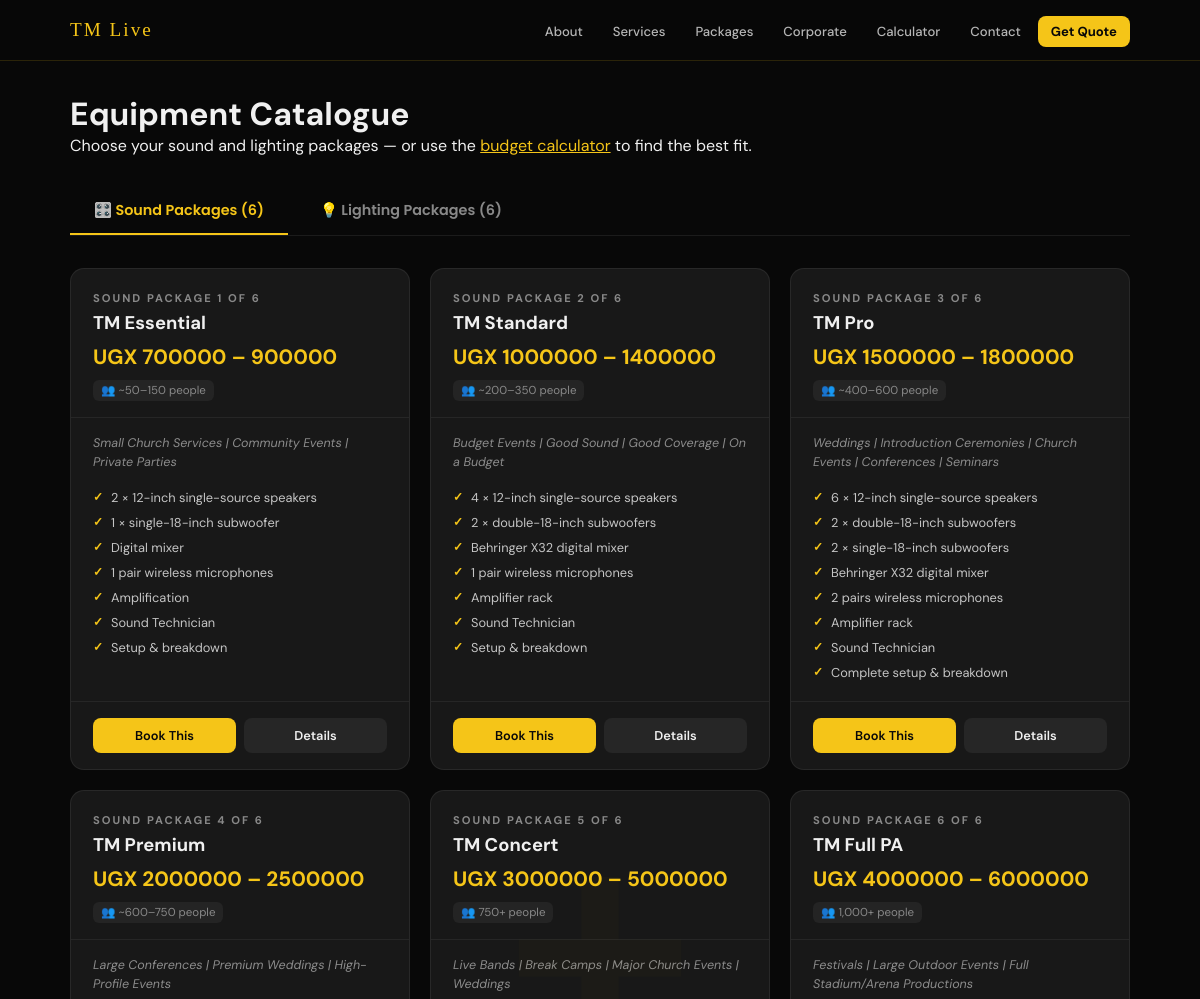
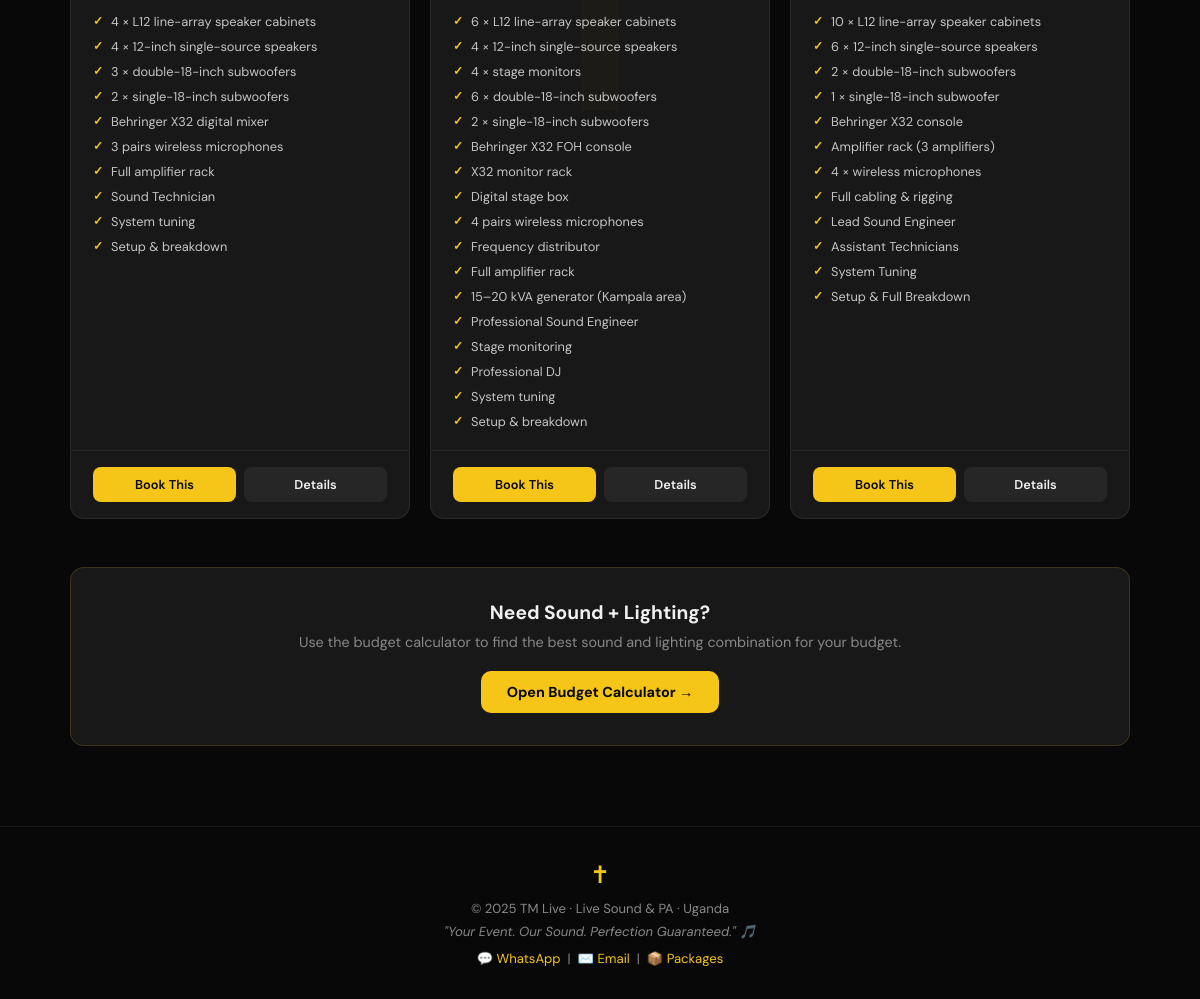
/catalogue/, run on the app's committed database (2 pictures, top to bottom).
### catalogue/models.py (models this page shows, shortened)
class SiteSettings(models.Model):
    site_name     = models.CharField(max_length=100, default="TM Live")
    tagline       = models.CharField(max_length=200, default="Your Event. Our Sound. Perfection Guaranteed.")
    logo          = models.ImageField(upload_to=logo_upload_path, blank=True, null=True,
                                      help_text="Logo shown in the hero circle")
    hero_image    = models.ImageField(upload_to=hero_upload_path, blank=True, null=True,
                                      help_text="Background image for the hero section (optional)")
    hero_line1    = models.CharField(max_length=60, default="YOUR EVENT",
                                     help_text="First cycling headline line")
    hero_line2    = models.CharField(max_length=60, default="OUR SOUND",
                                     help_text="Second cycling headline line")
    hero_line3    = models.CharField(max_length=60, default="PERFECTION",
                                     help_text="Third cycling headline line")
    hero_line4    = models.CharField(max_length=60, default="GUARANTEED",
                                     help_text="Fourth cycling headline line")
    hero_verse    = models.CharField(max_length=300,
                                     default="Professional Sound. Honouring Your Faith. Glorifying Christ.",
                                     help_text="Small italic text above the headline")
    phone_calls   = models.CharField(max_length=30, default="+256704995334",
                                     help_text="Primary phone (calls)")
    phone_wa1     = models.CharField(max_length=30, default="+256777523280",
                                     help_text="WhatsApp number 1")
    phone_wa2     = models.CharField(max_length=30, default="+256750329798",
                                     help_text="WhatsApp number 2 (leave blank to hide)")
    email         = models.EmailField(default="tmlive256@gmail.com")
    location      = models.CharField(max_length=100, default="Uganda")
    vision_title  = models.CharField(max_length=200,
                                     default="Professional Sound. Honouring Your Faith. Glorifying Christ.")
    vision_body   = models.TextField(
        default=(
            "TM Live is a Trusted PA System and Live Sound Provider Company committed to delivering "
            "exceptional audio experiences with Professionalism, Integrity, and Excellence. Whether "
            "you're hosting a celebration, a corporate gathering, a church event, or a community "
            "function, we provide reliable sound solutions tailored to your event's needs.\n\n"
            "Our foundation is rooted in Christian values, guiding us to serve every client with "
            "honesty, respect, and a commitment to excellence. Honouring both your Faith and Christ.\n\n"
            "We believe every event deserves sound that is clear, engaging, and memorable. 🎶"
        ),
        help_text="Supports line breaks. Use **bold** for emphasis."
    )
    hero_btn1_label = models.CharField(max_length=60, default="📞 Book Us Now",
                                       help_text="Label for the primary hero button")
    hero_btn2_label = models.CharField(max_length=60, default="💬 WhatsApp",
                                       help_text="Label for the secondary hero button")
    contact_section_title = models.CharField(max_length=100, default="Contact Us 🙏",
                                             help_text="Heading above the contact form on the home page")
    contact_section_eyebrow = models.CharField(max_length=80, default="Get In Touch",
                                               help_text="Small label above the contact form heading")
    contact_name_placeholder   = models.CharField(max_length=100, default="e.g. John Mukasa")
    contact_phone_placeholder  = models.CharField(max_length=100, default="e.g. +256 700 000 000")
    contact_msg_placeholder    = models.TextField(
        default="Tell us about your event — location, expected guests, any special requirements...",
        help_text="Placeholder text inside the message box")
    contact_event_types        = models.TextField(
        default=(
            "Worship Session\nChurch / Fellowship\nBreak Camp / Retreat\nWedding\n"
            "Introduction Ceremony\nCorporate Event\nConference / Seminar\nSchool Event\n"
            "Community Gathering\nPrivate Celebration\nLive Band Event\nOutdoor Gathering\n"
            "Graduation Party\nBirthday Party\nOther"
        ),
        help_text="One event type per line — these appear in the event type dropdown")
    contact_btn_wa    = models.CharField(max_length=80, default="💬 Send via WhatsApp")
    contact_btn_email = models.CharField(max_length=80, default="✉️ Send via Email")
    website_url     = models.URLField(default="https://tmliveug.netlify.app/", blank=True,
                                      help_text="Your public website URL (used in QR code and vCard)")
    facebook_url    = models.URLField(blank=True, help_text="Facebook page URL")
    instagram_url   = models.URLField(blank=True, help_text="Instagram profile URL")
    tiktok_url      = models.URLField(blank=True, help_text="TikTok profile URL")
    about_hero_title = models.CharField(max_length=200,
        default="Professional Sound. Honouring Your Faith. Glorifying Christ.",
        help_text="Main heading on the About page.")
    about_intro = models.TextField(
        default=(
            "At TM Live, we deliver professional sound solutions with excellence, integrity, and "
            "unwavering attention to detail. Whether serving churches, weddings, conferences, or "
            "corporate events, we carry the responsibility for the sound so you can be fully present "
            "for the moments that matter — your message, your guests, and your purpose."
        ),
        blank=True, help_text="Intro paragraph on the About page.")
    about_story = models.TextField(
        default=(
            "TM Live doubles as both a PA system service and live sound provider. Our band performs "
            "both corporate and wedding music, raising the bar for Christian music with quality. "
            "With a deep-seated passion for music perfection, TM Live is a Christian themed live "
            "sound and PA company — delivering that vibe that Christian music gives by honouring "
            "both your faith and Christ."
        ),
        blank=True, help_text="'Our Story' section on the About page.")
    about_value1_title = models.CharField(max_length=80, default="Faith-Rooted", blank=True)
    about_value1_text  = models.CharField(max_length=200,
        default="Everything we do is grounded in Christian values and a heart to serve.", blank=True)
    about_value2_title = models.CharField(max_length=80, default="Excellence", blank=True)
    about_value2_text  = models.CharField(max_length=200,
        default="We hold every event to the highest standard of audio quality and professionalism.", blank=True)
    about_value3_title = models.CharField(max_length=80, default="Integrity", blank=True)
    about_value3_text  = models.CharField(max_length=200,
        default="Honest pricing, reliable service, no surprises.", blank=True)
    services_page_title   = models.CharField(max_length=120, default="Professional Sound Services",
                                             help_text="Heading on the Services page")
    services_page_subtitle = models.CharField(max_length=200,
        default="From intimate gatherings to full concert productions — we've got you covered.",
        blank=True, help_text="Subtitle below the Services page heading")
    services_gallery_title = models.CharField(max_length=120, default="Events We've Powered",
                                              blank=True, help_text="Gallery section heading on Services page")
    footer_note   = models.CharField(max_length=300,
                                     default="© 2025 TM Live · Live Sound & PA · Uganda",
                                     blank=True)
    class Meta:
        verbose_name = "Site Settings"
        verbose_name_plural = "Site Settings"
    @classmethod
    def get(cls):
        obj, _ = cls.objects.get_or_create(pk=1)
        return obj
    def wa1_digits(self):
        return ''.join(c for c in self.phone_wa1 if c.isdigit())

class SoundPackage(models.Model):
    TIER_CHOICES = [
        (1, 'Essential'),
        (2, 'Standard'),
        (3, 'Wedding Pro'),
        (4, 'Premium'),
        (5, 'Concert'),
        (6, 'Full PA'),
    ]
    name      = models.CharField(max_length=100)
    tier      = models.IntegerField(choices=TIER_CHOICES, unique=True)
    price_min = models.IntegerField(help_text="Minimum price in UGX")
    price_max = models.IntegerField(help_text="Maximum price in UGX")
    tagline   = models.CharField(max_length=200, blank=True)
    ideal_for = models.CharField(max_length=300)
    capacity  = models.CharField(max_length=100)
    equipment = models.TextField(help_text="One item per line")
    services  = models.TextField(help_text="One item per line")
    notes     = models.TextField(blank=True)
    is_active = models.BooleanField(default=True)
    class Meta:
        ordering = ['tier']
    def equipment_list(self):
        return [e.strip() for e in self.equipment.strip().splitlines() if e.strip()]
    def services_list(self):
        return [s.strip() for s in self.services.strip().splitlines() if s.strip()]

### catalogue/views.py (the view)
# urls.py: path('catalogue/', views.catalogue, name='catalogue'),
def catalogue(request):
    sound_packages = SoundPackage.objects.filter(is_active=True)
    lighting_packages = LightingPackage.objects.filter(is_active=True)
    s = SiteSettings.get()
    return render(request, 'catalogue/catalogue.html', {
        's': s,
        'sound_packages': sound_packages,
        'lighting_packages': lighting_packages,
    })

### catalogue/templates/catalogue/catalogue.html (shortened to what this page needs)
{% extends 'catalogue/base.html' %}
{% block content %}
<div style="margin-bottom: 32px;">
  <h1 class="section-heading">Equipment <span class="accent">Catalogue</span></h1>
  <p class="section-sub">Choose your sound and lighting packages — or use the <a href="{% url 'catalogue:budget_calculator' %}" style="color:var(--gold);">budget calculator</a> to find the best fit.</p>
</div>
<div class="tab-bar">
  <button class="tab-btn active" onclick="switchTab('sound', this)">🎛️ Sound Packages ({{ sound_packages|length }})</button>
  <button class="tab-btn" onclick="switchTab('lighting', this)">💡 Lighting Packages ({{ lighting_packages|length }})</button>
</div>
<div id="tab-sound" class="tab-content active">
  <div class="packages-grid">
    {% for pkg in sound_packages %}
    <div class="pkg-card">
      <div class="pkg-header">
        <div class="pkg-tier">Sound Package {{ pkg.tier }} of 6</div>
        <div class="pkg-name">{{ pkg.name }}</div>
        <div class="pkg-price">
          UGX {{ pkg.price_min|floatformat:0 }}
          {% if pkg.price_max != pkg.price_min %} – {{ pkg.price_max|floatformat:0 }}{% endif %}
        </div>
        {% if pkg.capacity %}<div class="capacity-tag">{{ pkg.capacity }}</div>{% endif %}
      </div>
      <div class="pkg-body">
        <div class="pkg-ideal">{{ pkg.ideal_for }}</div>
        <ul class="pkg-items">
          {% for item in pkg.equipment_list %}
          <li>{{ item }}</li>
          {% endfor %}
          {% for item in pkg.services_list %}
          <li>{{ item }}</li>
          {% endfor %}
        </ul>
      </div>
      <div class="pkg-footer">
        <a href="{% url 'catalogue:request_quote' %}?sound={{ pkg.pk }}" class="pkg-btn-primary">Book This</a>
        <a href="{% url 'catalogue:package_detail' 'sound' pkg.pk %}" class="pkg-btn-secondary">Details</a>
      </div>
    </div>
    {% endfor %}
  </div>
</div>
<div style="text-align:center; margin-top:48px; padding: 32px; background: var(--dark2); border-radius: 14px; border: 1px solid rgba(245,197,24,0.15);">
  <h3 style="font-size:1.2rem; margin-bottom:8px;">Need Sound <span class="gold">+</span> Lighting?</h3>
  <p style="color:var(--grey); font-size:0.9rem; margin-bottom:20px;">Use the budget calculator to find the best sound and lighting combination for your budget.</p>
  <a href="{% url 'catalogue:budget_calculator' %}" class="btn btn-gold">Open Budget Calculator →</a>
</div>
{% endblock %}

### catalogue/templates/catalogue/base.html (shortened to what this page needs)
{% load static %}
<!DOCTYPE html>
<html lang="en">
<head>
</head>
<body>
  <nav>
    <div class="nav-inner">
      <a href="{% url 'catalogue:home' %}" class="nav-logo">{{ s.site_name|default:"TM Live" }}</a>
      <ul class="nav-links">
        <li><a href="{% url 'catalogue:about' %}">About</a></li>
        <li><a href="{% url 'catalogue:services' %}">Services</a></li>
        <li><a href="{% url 'catalogue:catalogue' %}">Packages</a></li>
        <li><a href="{% url 'catalogue:corporate' %}">Corporate</a></li>
        <li><a href="{% url 'catalogue:budget_calculator' %}">Calculator</a></li>
        <li><a href="{% url 'catalogue:contact' %}">Contact</a></li>
        <li><a href="{% url 'catalogue:request_quote' %}" class="nav-cta">Get Quote</a></li>
      </ul>
    </div>
  </nav>
  {% block full_page %}
  <div class="page-content">
    {% block content %}{% endblock %}
  </div>
  {% endblock %}
  <footer>
    <span class="cross">&#x271D;&#xFE0E;</span>
    <p>{{ s.footer_note|default:"© 2025 TM Live · Live Sound & PA · Uganda" }}</p>
    <p style="margin-top:6px; font-style:italic;">"{{ s.tagline|default:"Your Event. Our Sound. Perfection Guaranteed." }}" 🎵</p>
    <p style="margin-top:10px;">
      <a href="https://wa.me/{{ s.wa1_digits }}">💬 WhatsApp</a> &nbsp;|&nbsp;
      <a href="mailto:{{ s.email }}">✉️ Email</a> &nbsp;|&nbsp;
      <a href="{% url 'catalogue:catalogue' %}">📦 Packages</a>
    </p>
  </footer>
</body>
</html>

### data on the page
SiteSettings: site_name "TM Live", footer_note "© 2025 TM Live · Live Sound & PA · Uganda", tagline "Your Event. Our Sound. Perfection Guaranteed."
SoundPackage: tier "1", name "TM Essential", price_min "700000", price_max "900000", capacity "~50–150 people", ideal_for "Small Church Services | Community Events | Private Parties", equipment_list "2 × 12-inch single-source speakers" "1 × single-18-inch subwoofer" "Digital mixer" "1 pair wireless microphones" "Amplification", services_list "Sound Technician" "Setup & breakdown"
SoundPackage: tier "2", name "TM Standard", price_min "1000000", price_max "1400000", capacity "~200–350 people", ideal_for "Budget Events | Good Sound | Good Coverage | On a Budget", equipment_list "4 × 12-inch single-source speakers" "2 × double-18-inch subwoofers" "Behringer X32 digital mixer" "1 pair wireless microphones" "Amplifier rack", services_list "Sound Technician" "Setup & breakdown"
SoundPackage: tier "3", name "TM Pro", price_min "1500000", price_max "1800000", capacity "~400–600 people", ideal_for "Weddings | Introduction Ceremonies | Church Events | Conferences | Seminars", equipment_list "6 × 12-inch single-source speakers" "2 × double-18-inch subwoofers" "2 × single-18-inch subwoofers" "Behringer X32 digital mixer" "2 pairs wireless microphones" "Amplifier rack", services_list "Sound Technician" "Complete setup & breakdown"
SoundPackage: tier "4", name "TM Premium", price_min "2000000", price_max "2500000", capacity "~600–750 people", ideal_for "Large Conferences | Premium Weddings | High-Profile Events", equipment_list "4 × L12 line-array speaker cabinets" "4 × 12-inch single-source speakers" "3 × double-18-inch subwoofers" "2 × single-18-inch subwoofers" "Behringer X32 digital mixer" "3 pairs wireless microphones" "Full amplifier rack", services_list "Sound Technician" "System tuning" "Setup & breakdown"
SoundPackage: tier "5", name "TM Concert", price_min "3000000", price_max "5000000", capacity "750+ people", ideal_for "Live Bands | Break Camps | Major Church Events | Weddings", equipment_list "6 × L12 line-array speaker cabinets" "4 × 12-inch single-source speakers" "4 × stage monitors" "6 × double-18-inch subwoofers" "2 × single-18-inch subwoofers" "Behringer X32 FOH console" "X32 monitor rack" "Digital stage box" "4 pairs wireless microphones" "Frequency distributor" "Full amplifier rack" "15–20 kVA generator (Kampala area)", services_list "Professional Sound Engineer" "Stage monitoring" "Professional DJ" "System tuning" "Setup & breakdown"
SoundPackage: tier "6", name "TM Full PA", price_min "4000000", price_max "6000000", capacity "1,000+ people", ideal_for "Festivals | Large Outdoor Events | Full Stadium/Arena Productions", equipment_list "10 × L12 line-array speaker cabinets" "6 × 12-inch single-source speakers" "2 × double-18-inch subwoofers" "1 × single-18-inch subwoofer" "Behringer X32 console" "Amplifier rack (3 amplifiers)" "4 × wireless microphones" "Full cabling & rigging", services_list "Lead Sound Engineer" "Assistant Technicians" "System Tuning" "Setup & Full Breakdown"

### other printed values
{{ sound_packages|length }} "6"
{{ lighting_packages|length }} "6"
